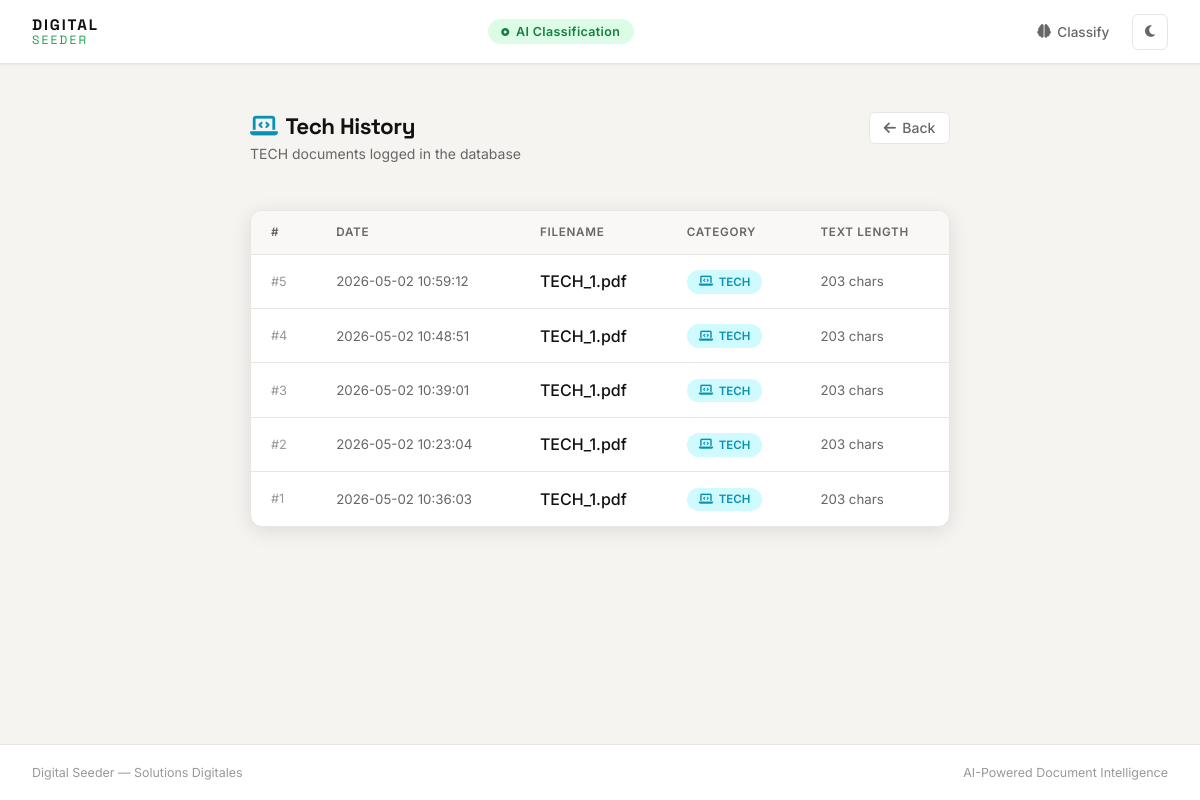
The app's page /tech-history, older data.
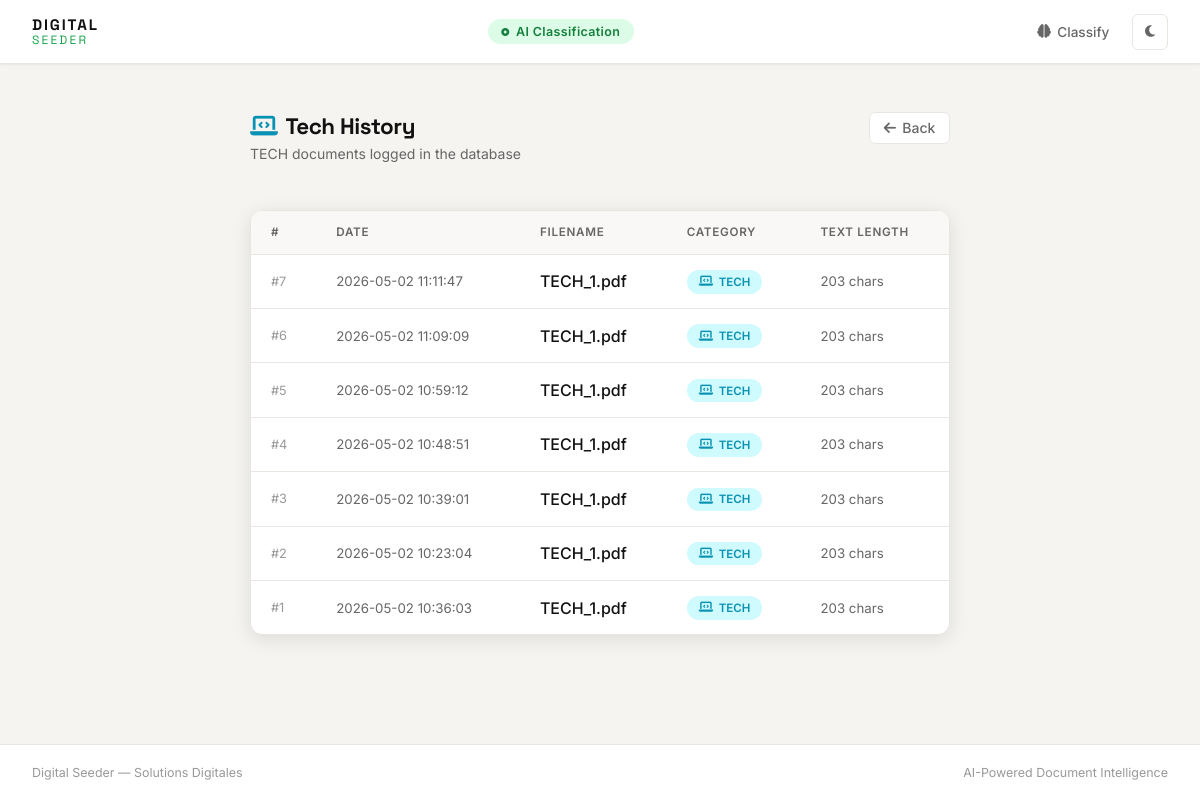
The same page, newer data.
### tables this page shows
CREATE TABLE tech_logs (
                id INTEGER PRIMARY KEY AUTOINCREMENT,
                filename TEXT NOT NULL,
                category TEXT NOT NULL,
                date TEXT NOT NULL,
                extracted_text_length INTEGER NOT NULL
            );

### app/routes.py (the view)
@bp.route('/tech-history')
def tech_history():
    from app.database import get_tech_logs
    logs = get_tech_logs(current_app)
    return render_template('tech_history.html', logs=logs)

### app/database.py (called while the page is built)
def get_db_connection(app):
    conn = sqlite3.connect(app.config['DATABASE_PATH'])
    conn.row_factory = sqlite3.Row
    return conn

def get_tech_logs(app):
    conn = get_db_connection(app)
    logs = conn.execute('SELECT * FROM tech_logs ORDER BY id DESC').fetchall()
    conn.close()
    return [dict(ix) for ix in logs]

### app/templates/tech_history.html (shortened to what this page needs)
<!DOCTYPE html>
<html lang="en" data-theme="light">
<head>
    <link rel="stylesheet" href="https://cdnjs.cloudflare.com/ajax/libs/font-awesome/6.5.0/css/all.min.css">
    <link rel="stylesheet" href="{{ url_for('static', filename='css/style.css') }}">
</head>
<body>
<nav class="navbar">
    <a href="{{ url_for('main.index') }}" class="navbar-brand">
        <div class="navbar-wordmark" id="logo-text">
            <span class="wordmark-digital">DIGITAL</span>
            <span class="wordmark-seeder">SEEDeR</span>
        </div>
    </a>
    <div class="navbar-center">
        <span class="nav-pill"><i class="fa-solid fa-circle-dot pulse-dot"></i> AI Classification</span>
    </div>
    <div class="navbar-right">
        <a href="{{ url_for('main.index') }}" class="nav-link">
            <i class="fa-solid fa-brain"></i> Classify
        </a>
        <button class="theme-toggle" id="theme-toggle" aria-label="Toggle theme">
            <i class="fa-solid fa-moon" id="theme-icon"></i>
        </button>
    </div>
</nav>
<main class="page-main">
    <div class="result-view">
        <div class="header-with-back">
            <div>
                <h2 style="font-family:'Space Grotesk',sans-serif;font-size:1.4rem;font-weight:700;letter-spacing:-0.02em;">
                    <i class="fa-solid fa-laptop-code" style="color:var(--c-tech);margin-right:0.5rem;"></i>Tech History
                </h2>
                <p style="color:var(--text-muted);font-size:0.875rem;margin-top:0.25rem;">TECH documents logged in the database</p>
            </div>
            <a href="{{ url_for('main.index') }}" class="btn-back">
                <i class="fa-solid fa-arrow-left"></i> Back
            </a>
        </div>
        <section class="table-container">
            <table class="history-table">
                <thead>
                    <tr>
                        <th>#</th>
                        <th>Date</th>
                        <th>Filename</th>
                        <th>Category</th>
                        <th>Text Length</th>
                    </tr>
                </thead>
                <tbody>
                    {% for log in logs %}
                    <tr>
                        <td style="color:var(--text-light);font-size:0.8rem;">#{{ log.id }}</td>
                        <td style="font-size:0.83rem;color:var(--text-muted);">{{ log.date }}</td>
                        <td style="font-weight:500;">{{ log.filename }}</td>
                        <td>
                            <span class="c-chip c-tech" style="font-size:0.72rem;">
                                <i class="fa-solid fa-laptop-code"></i> {{ log.category }}
                            </span>
                        </td>
                        <td style="color:var(--text-muted);font-size:0.83rem;">{{ log.extracted_text_length }} chars</td>
                    </tr>
                    {% endfor %}
                </tbody>
            </table>
        </section>
    </div>
</main>
<footer class="site-footer">
    <span>Digital Seeder — Solutions Digitales</span>
    <span>AI-Powered Document Intelligence</span>
</footer>
</body>
</html>

Row changes from the older to the newer data that the page shows:
added tech_logs: id "7", date "2026-05-02 11:11:47", filename "TECH_1.pdf", category "TECH", extracted_text_length "203"
added tech_logs: id "6", date "2026-05-02 11:09:09", filename "TECH_1.pdf", category "TECH", extracted_text_length "203"
